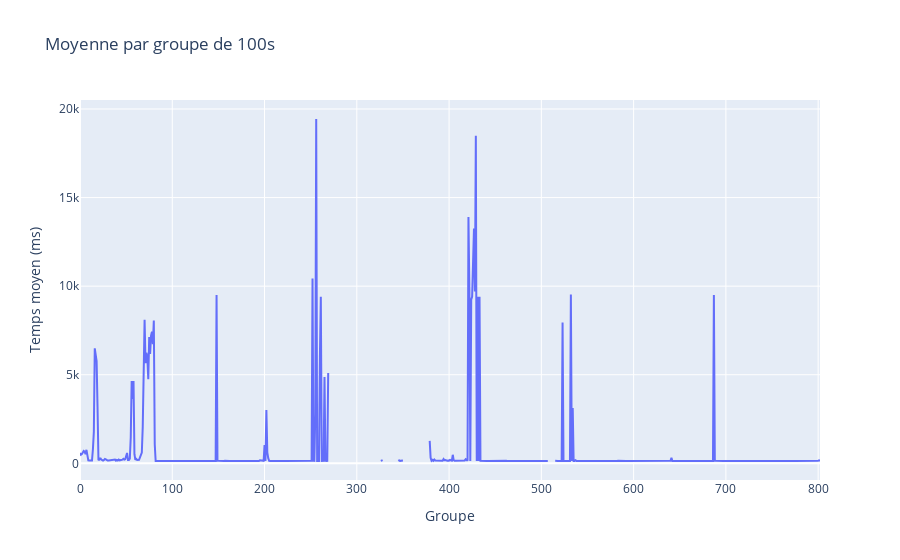

The cell this chart's notebook holds for it:
### Code cell
rdd_grp = rdd_indexed.map(lambda x: (x[1] // 100, x[0])) \
                 .groupByKey() \
                 .mapValues(list) \
                 .sortByKey()

moy_grp = moyenne_par_groupe(rdd_grp)

df_moy = pd.DataFrame(moy_grp.collect(), columns=['Groupe', 'Moyenne'])
df_moy['Moyenne'] = df_moy['Moyenne'].astype(float)

fig = px.line(df_moy, x='Groupe', y='Moyenne', title='Moyenne par groupe de 100s')
fig.update_layout(xaxis_title='Groupe', yaxis_title='Temps moyen (ms)')
fig.show()

### Figure 1 — Plotly figure (JSON) as saved in the notebook; plotly's stock layout.template omitted (floating-point values rounded to 4 significant figures; data arrays with more than 128 entries replaced by an {"elided": "..."} marker saying what was removed)
{"data": [{"hovertemplate": "Groupe=%{x}<br>Moyenne=%{y}<extra></extra>", "legendgroup": "", "line": {"color": "#636efa", "dash": "solid"}, "marker": {"symbol": "circle"}, "mode": "lines", "name": "", "orientation": "v", "showlegend": false, "type": "scatter", "x": {"elided": "803 int values"}, "xaxis": "x", "y": {"elided": "803 float values"}, "yaxis": "y"}], "layout": {"legend": {"tracegroupgap": 0}, "title": {"text": "Moyenne par groupe de 100s"}, "xaxis": {"anchor": "y", "domain": [0, 1], "title": {"text": "Groupe"}}, "yaxis": {"anchor": "x", "domain": [0, 1], "title": {"text": "Temps moyen (ms)"}}}}
